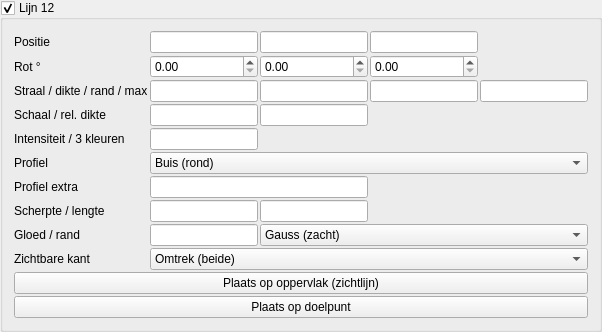
       <widget class="MyGroupBox" name="groupCheck_pattern_line_trap_12_enabled">
        <property name="title">
         <string>Lijn 12</string>
        </property>
        <property name="checkable">
         <bool>true</bool>
        </property>
        <layout class="QGridLayout" name="gridLayout_pattern_line_12">
         <property name="spacing">
          <number>2</number>
         </property>
         <item row="0" column="0">
          <widget class="QLabel" name="label_pattern_line_12_pos">
           <property name="text">
            <string>Positie</string>
           </property>
          </widget>
         </item>
         <item row="0" column="1">
          <widget class="MyLineEdit" name="vect3_pattern_line_trap_12_position_x"/>
         </item>
         <item row="0" column="2">
          <widget class="MyLineEdit" name="vect3_pattern_line_trap_12_position_y"/>
         </item>
         <item row="0" column="3">
          <widget class="MyLineEdit" name="vect3_pattern_line_trap_12_position_z"/>
         </item>
         <item row="1" column="0">
          <widget class="QLabel" name="label_pattern_line_12_rot">
           <property name="text">
            <string>Rot °</string>
           </property>
          </widget>
         </item>
         <item row="1" column="1">
          <widget class="MyDoubleSpinBox" name="spinboxd3_pattern_line_trap_12_rotation_x"/>
         </item>
         <item row="1" column="2">
          <widget class="MyDoubleSpinBox" name="spinboxd3_pattern_line_trap_12_rotation_y"/>
         </item>
         <item row="1" column="3">
          <widget class="MyDoubleSpinBox" name="spinboxd3_pattern_line_trap_12_rotation_z"/>
         </item>
         <item row="2" column="0">
          <widget class="QLabel" name="label_pattern_line_12_radius">
           <property name="text">
            <string>Straal / dikte / rand / max</string>
           </property>
           <property name="toolTip">
            <string>Straal = profielgrootte. Dikte = schaal van de SDF-band. Rand = afronding hoeken. Max = afstand-limiet voor de gloed (0 = uit in praktijk volgens instelling).</string>
           </property>
          </widget>
         </item>
         <item row="2" column="1">
          <widget class="MyLineEdit" name="logedit_pattern_line_trap_12_radius"/>
         </item>
         <item row="2" column="2">
          <widget class="MyLineEdit" name="logedit_pattern_line_trap_12_thickness"/>
         </item>
         <item row="2" column="3">
          <widget class="MyLineEdit" name="logedit_pattern_line_trap_12_edge_softness"/>
         </item>
         <item row="2" column="4">
          <widget class="MyLineEdit" name="logedit_pattern_line_trap_12_max_distance"/>
         </item>
         <item row="3" column="0">
          <widget class="QLabel" name="label_pattern_line_12_scale">
           <property name="text">
            <string>Schaal / rel. dikte</string>
           </property>
           <property name="toolTip">
            <string>Schaal: uniform het dwarsprofiel (YZ). Relatieve dikte: factor op de gloedband t.o.v. Dikte (1 = standaard).</string>
           </property>
          </widget>
         </item>
         <item row="3" column="1">
          <widget class="MyLineEdit" name="logedit_pattern_line_trap_12_scale"/>
         </item>
         <item row="3" column="2">
          <widget class="MyLineEdit" name="logedit_pattern_line_trap_12_relative_thickness"/>
         </item>
         <item row="4" column="0">
          <widget class="QLabel" name="label_pattern_line_12_int">
           <property name="text">
            <string>Intensiteit / 3 kleuren</string>
           </property>
           <property name="toolTip">
            <string>Gradient langs de gloed: kern (kleur 1) → midden (2) → rand (3). Zelfde RGB = effen.</string>
           </property>
          </widget>
         </item>
         <item row="4" column="1">
          <widget class="MyLineEdit" name="logedit_pattern_line_trap_12_intensity"/>
         </item>
         <item row="4" column="2">
          <widget class="MyColorButton" name="colorButton_pattern_line_trap_12_color"/>
         </item>
         <item row="4" column="3">
          <widget class="MyColorButton" name="colorButton_pattern_line_trap_12_color_2"/>
         </item>
         <item row="4" column="4">
          <widget class="MyColorButton" name="colorButton_pattern_line_trap_12_color_3"/>
         </item>
         <item row="5" column="0">
          <widget class="QLabel" name="label_pattern_line_12_shape">
           <property name="text">
            <string>Profiel</string>
           </property>
           <property name="toolTip">
            <string>Dwarsdoorsnede loodrecht op de as (lokale X).</string>
           </property>
          </widget>
         </item>
         <item row="5" column="1" colspan="4">
          <widget class="MyComboBox" name="comboBox_pattern_line_trap_12_shape">
           <item>
            <property name="text">
             <string>Buis (rond)</string>
            </property>
           </item>
           <item>
            <property name="text">
             <string>Lint (vlak)</string>
            </property>
           </item>
           <item>
            <property name="text">
             <string>Vierkant</string>
            </property>
           </item>
           <item>
            <property name="text">
             <string>Ruit</string>
            </property>
           </item>
           <item>
            <property name="text">
             <string>Ovaal</string>
            </property>
           </item>
           <item>
            <property name="text">
             <string>Zeshoek</string>
            </property>
           </item>
           <item>
            <property name="text">
             <string>Kruis</string>
            </property>
           </item>
           <item>
            <property name="text">
             <string>Achthoek</string>
            </property>
           </item>
           <item>
            <property name="text">
             <string>Squircle</string>
            </property>
           </item>
           <item>
            <property name="text">
             <string>Ring</string>
            </property>
           </item>
         </widget>
         </item>
         <item row="6" column="0">
          <widget class="QLabel" name="label_pattern_line_12_shape_aux">
           <property name="text">
            <string>Profiel extra</string>
           </property>
           <property name="toolTip">
            <string>Ovaal: Z-straal t.o.v. Y (1 = cirkel). Ring: halve dikte van de buis.</string>
           </property>
          </widget>
         </item>
         <item row="6" column="1" colspan="2">
          <widget class="MyLineEdit" name="logedit_pattern_line_trap_12_shape_aux"/>
         </item>
         <item row="7" column="0">
          <widget class="QLabel" name="label_pattern_line_12_sharp_seg">
           <property name="text">
            <string>Scherpte / lengte</string>
           </property>
           <property name="toolTip">
            <string>Scherpte: sterkere piek (hoger = smallere gloed). Lengte: halve lijnlengte langs X (0 = oneindig). Zie ook «Gloed / rand».</string>
           </property>
          </widget>
         </item>
         <item row="7" column="1">
          <widget class="MyLineEdit" name="logedit_pattern_line_trap_12_falloff_sharpness"/>
         </item>
         <item row="7" column="2">
          <widget class="MyLineEdit" name="logedit_pattern_line_trap_12_segment_half_length"/>
         </item>
         <item row="8" column="0">
          <widget class="QLabel" name="label_pattern_line_12_glow">
           <property name="text">
            <string>Gloed / rand</string>
           </property>
           <property name="toolTip">
            <string>Gloedbreedte: hoger = zachtere, bredere rand. Falloff: Gauss, smoothstep, lineair, exponentieel — bepaalt hoe snel het uitsterft (los van de 3-kleur-gradient).</string>
           </property>
          </widget>
         </item>
         <item row="8" column="1">
          <widget class="MyLineEdit" name="logedit_pattern_line_trap_12_glow_spread"/>
         </item>
         <item row="8" column="2" colspan="3">
          <widget class="MyComboBox" name="comboBox_pattern_line_trap_12_falloff_profile">
           <item>
            <property name="text">
             <string>Gauss (zacht)</string>
            </property>
           </item>
           <item>
            <property name="text">
             <string>Strak (smooth)</string>
            </property>
           </item>
           <item>
            <property name="text">
             <string>Hard (lineair)</string>
            </property>
           </item>
           <item>
            <property name="text">
             <string>Exponentieel</string>
            </property>
           </item>
          </widget>
         </item>
         <item row="9" column="0">
          <widget class="QLabel" name="label_pattern_line_12_side">
           <property name="text">
            <string>Zichtbare kant</string>
           </property>
           <property name="toolTip">
            <string>Omtrek: gloed aan beide zijden van de vorm (klassiek). Alleen buiten of binnen: één zijde van het oppervlak — handig om alleen de silhouet-rand te tonen.</string>
           </property>
          </widget>
         </item>
         <item row="9" column="1" colspan="4">
          <widget class="MyComboBox" name="comboBox_pattern_line_trap_12_edge_side">
           <item>
            <property name="text">
             <string>Omtrek (beide)</string>
            </property>
           </item>
           <item>
            <property name="text">
             <string>Alleen buiten</string>
            </property>
           </item>
           <item>
            <property name="text">
             <string>Alleen binnen</string>
            </property>
           </item>
          </widget>
         </item>
         <item row="10" column="0" colspan="5">
          <widget class="QPushButton" name="pushButton_pattern_line_trap_12_place_surface">
           <property name="text">
            <string>Plaats op oppervlak (zichtlijn)</string>
           </property>
          </widget>
         </item>
         <item row="11" column="0" colspan="5">
          <widget class="QPushButton" name="pushButton_pattern_line_trap_12_place_target">
           <property name="text">
            <string>Plaats op doelpunt</string>
           </property>
          </widget>
         </item>
        </layout>
       </widget>
